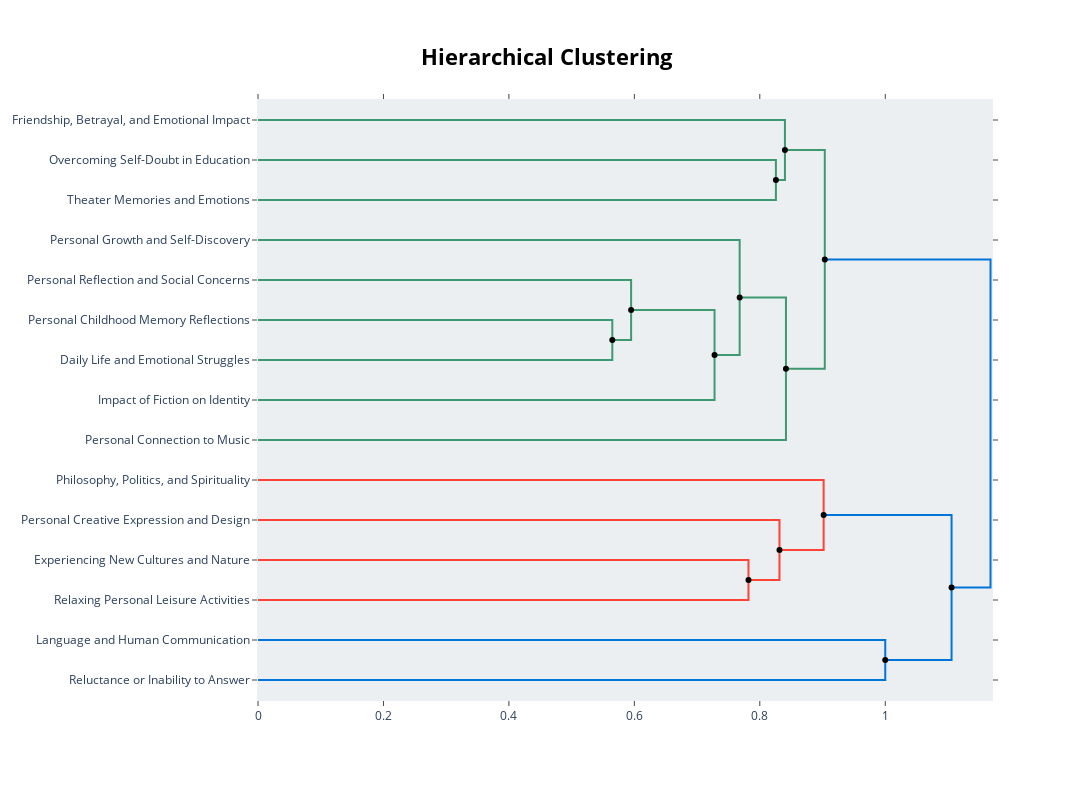
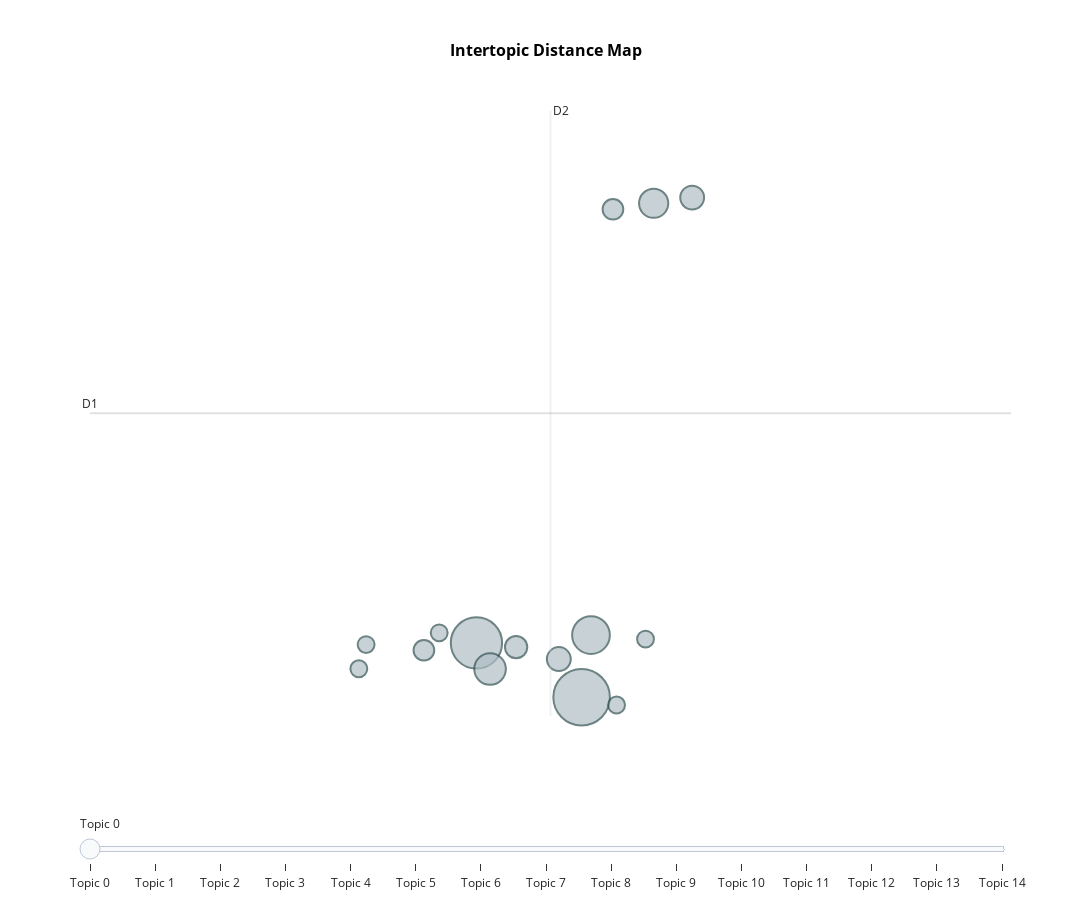
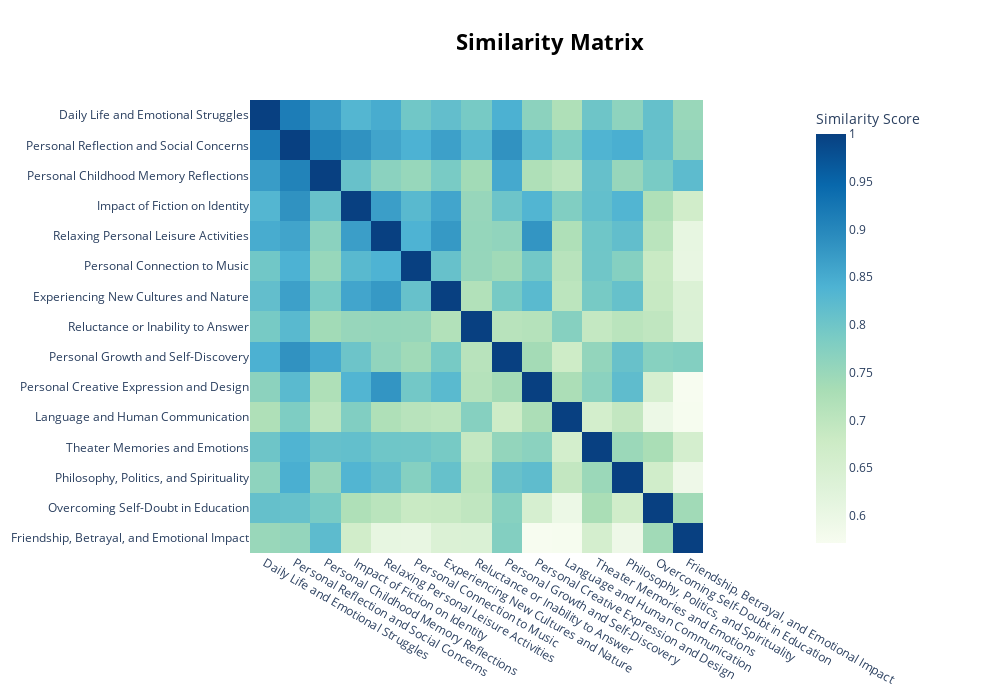
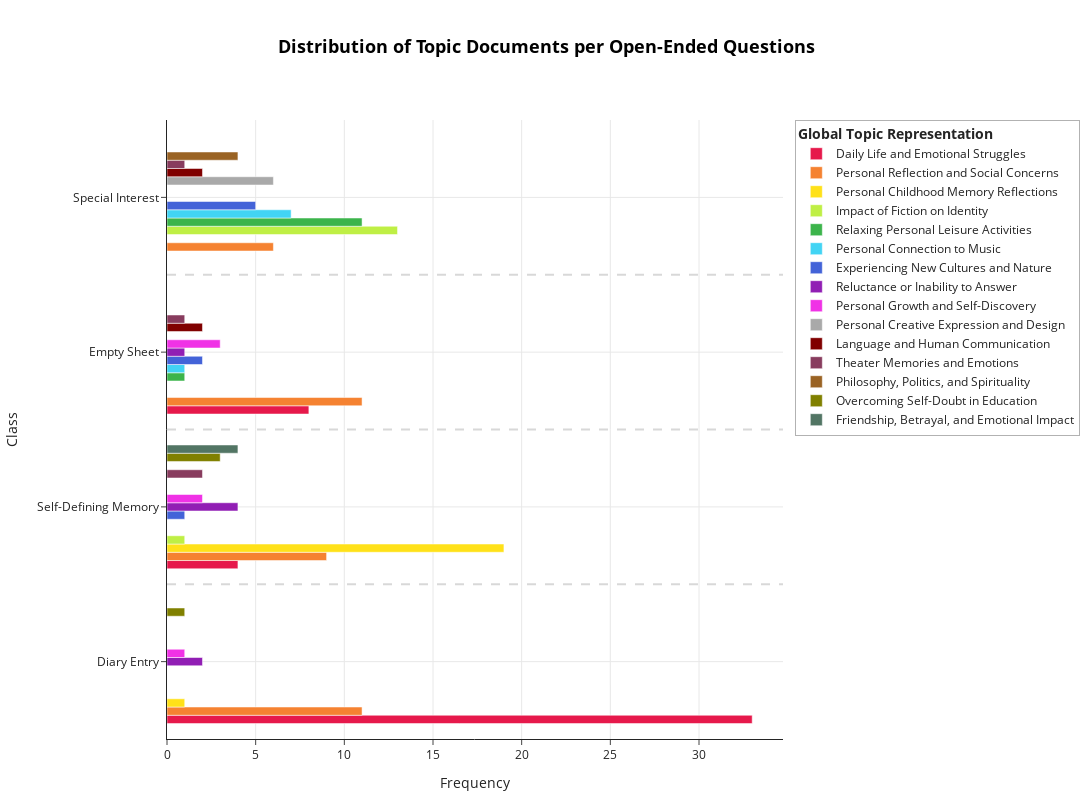

Notebook cell for these charts, in order:
### Code cell
process_group(group_name, folder)

### Figure 1 — Plotly figure (JSON) as saved in the notebook; plotly's stock layout.template omitted (floating-point values rounded to 4 significant figures)
{"data": [{"hoverinfo": "text", "marker": {"color": "rgb(61,153,112)"}, "mode": "lines", "text": ["Overcoming Self-Doubt in Education", "", "", "Theater Memories and Emotions"], "type": "scatter", "x": [0.0, 0.8257, 0.8257, 0.0], "xaxis": "x", "y": [-15.0, -15.0, -25.0, -25.0], "yaxis": "y"}, {"hoverinfo": "text", "marker": {"color": "rgb(61,153,112)"}, "mode": "lines", "text": ["Friendship, Betrayal, and Emotional Impact", "", "", "nunca_fazer_capaz_aulas_conseguir"], "type": "scatter", "x": [0.0, 0.8401, 0.8401, 0.8257], "xaxis": "x", "y": [-5.0, -5.0, -20.0, -20.0], "yaxis": "y"}, {"hoverinfo": "text", "marker": {"color": "rgb(61,153,112)"}, "mode": "lines", "text": ["Personal Childhood Memory Reflections", "", "", "Daily Life and Emotional Struggles"], "type": "scatter", "x": [0.0, 0.5649, 0.5649, 0.0], "xaxis": "x", "y": [-55.0, -55.0, -65.0, -65.0], "yaxis": "y"}, {"hoverinfo": "text", "marker": {"color": "rgb(61,153,112)"}, "mode": "lines", "text": ["Personal Reflection and Social Concerns", "", "", "hoje_dia_fazer_porque_trabalho"], "type": "scatter", "x": [0.0, 0.5948, 0.5948, 0.5649], "xaxis": "x", "y": [-45.0, -45.0, -60.0, -60.0], "yaxis": "y"}, {"hoverinfo": "text", "marker": {"color": "rgb(61,153,112)"}, "mode": "lines", "text": ["dia_fazer_hoje_porque_trabalho", "", "", "Impact of Fiction on Identity"], "type": "scatter", "x": [0.5948, 0.7278, 0.7278, 0.0], "xaxis": "x", "y": [-52.5, -52.5, -75.0, -75.0], "yaxis": "y"}, {"hoverinfo": "text", "marker": {"color": "rgb(61,153,112)"}, "mode": "lines", "text": ["Personal Growth and Self-Discovery", "", "", "porque_dia_fazer_hoje_sempre"], "type": "scatter", "x": [0.0, 0.7679, 0.7679, 0.7278], "xaxis": "x", "y": [-35.0, -35.0, -63.75, -63.75], "yaxis": "y"}, {"hoverinfo": "text", "marker": {"color": "rgb(61,153,112)"}, "mode": "lines", "text": ["porque_dia_fazer_hoje_sempre", "", "", "Personal Connection to Music"], "type": "scatter", "x": [0.7679, 0.8417, 0.8417, 0.0], "xaxis": "x", "y": [-49.38, -49.38, -85.0, -85.0], "yaxis": "y"}, {"hoverinfo": "text", "marker": {"color": "rgb(61,153,112)"}, "mode": "lines", "text": ["queria_nunca_nada_fazer_aulas", "", "", "porque_fazer_dia_hoje_sempre"], "type": "scatter", "x": [0.8401, 0.9036, 0.9036, 0.8417], "xaxis": "x", "y": [-12.5, -12.5, -67.19, -67.19], "yaxis": "y"}, {"hoverinfo": "text", "marker": {"color": "rgb(255,65,54)"}, "mode": "lines", "text": ["Experiencing New Cultures and Nature", "", "", "Relaxing Personal Leisure Activities"], "type": "scatter", "x": [0.0, 0.7819, 0.7819, 0.0], "xaxis": "x", "y": [-115.0, -115.0, -125.0, -125.0], "yaxis": "y"}, {"hoverinfo": "text", "marker": {"color": "rgb(255,65,54)"}, "mode": "lines", "text": ["Personal Creative Expression and Design", "", "", "viajar_gosto_adoro_sentir_novas"], "type": "scatter", "x": [0.0, 0.8314, 0.8314, 0.7819], "xaxis": "x", "y": [-105.0, -105.0, -120.0, -120.0], "yaxis": "y"}, {"hoverinfo": "text", "marker": {"color": "rgb(255,65,54)"}, "mode": "lines", "text": ["Philosophy, Politics, and Spirituality", "", "", "gosto_adoro_viajar_sentir_novas"], "type": "scatter", "x": [0.0, 0.9018, 0.9018, 0.8314], "xaxis": "x", "y": [-95.0, -95.0, -112.5, -112.5], "yaxis": "y"}, {"hoverinfo": "text", "marker": {"color": "rgb(0,116,217)"}, "mode": "lines", "text": ["Language and Human Communication", "", "", "Reluctance or Inability to Answer"], "type": "scatter", "x": [0.0, 1.0, 1.0, 0.0], "xaxis": "x", "y": [-135.0, -135.0, -145.0, -145.0], "yaxis": "y"}, {"hoverinfo": "text", "marker": {"color": "rgb(0,116,217)"}, "mode": "lines", "text": ["gosto_adoro_viajar_sentir_novas", "", "", "responder_prefiro_biblioteca_nenhuma_escrita"], "type": "scatter", "x": [0.9018, 1.106, 1.106, 1.0], "xaxis": "x", "y": [-103.8, -103.8, -140.0, -140.0], "yaxis": "y"}, {"hoverinfo": "text", "marker": {"color": "rgb(0,116,217)"}, "mode": "lines", "text": ["fazer_porque_dia_hoje_sempre", "", "", "gosto_adoro_viajar_sentir_pessoas"], "type": "scatter", "x": [0.9036, 1.168, 1.168, 1.106], "xaxis": "x", "y": [-39.84, -39.84, -121.9, -121.9], "yaxis": "y"}, {"hoverinfo": "text", "hovertext": ["dia_fazer_hoje_porque_trabalho", "porque_dia_fazer_hoje_sempre", "queria_nunca_nada_fazer_aulas", "gosto_adoro_viajar_sentir_novas", "fazer_porque_dia_hoje_sempre"], "marker": {"color": "black"}, "mode": "markers", "showlegend": false, "type": "scatter", "x": [0.5948, 0.7679, 0.8401, 0.9018, 0.9036], "y": [-52.5, -49.38, -12.5, -103.8, -39.84]}, {"hoverinfo": "text", "hovertext": ["nunca_fazer_capaz_aulas_conseguir", "hoje_dia_fazer_porque_trabalho", "porque_dia_fazer_hoje_sempre", "porque_fazer_dia_hoje_sempre", "viajar_gosto_adoro_sentir_novas", "gosto_adoro_viajar_sentir_novas", "responder_prefiro_biblioteca_nenhuma_escrita", "gosto_adoro_viajar_sentir_pessoas"], "marker": {"color": "black"}, "mode": "markers", "showlegend": false, "type": "scatter", "x": [0.8257, 0.5649, 0.7278, 0.8417, 0.7819, 0.8314, 1, 1.106], "y": [-20, -60, -63.75, -67.19, -120, -112.5, -140, -121.9]}], "layout": {"autosize": false, "height": 800, "hoverlabel": {"bgcolor": "white", "font": {"family": "Rockwell", "size": 16}}, "hovermode": "closest", "margin": {"b": 100, "l": 100, "r": 100, "t": 100}, "plot_bgcolor": "#ECEFF1", "showlegend": false, "title": {"font": {"color": "Black", "size": 22}, "text": "<b>Hierarchical Clustering</b>", "x": 0.5, "xanchor": "center", "yanchor": "top"}, "width": 1400, "xaxis": {"mirror": "allticks", "rangemode": "tozero", "showgrid": false, "showline": true, "showticklabels": true, "ticks": "outside", "type": "linear", "zeroline": false}, "yaxis": {"mirror": "allticks", "range": [-150, 0], "rangemode": "tozero", "showgrid": false, "showline": true, "showticklabels": true, "tickmode": "array", "ticks": "outside", "ticktext": ["Friendship, Betrayal, and Emotional Impact", "Overcoming Self-Doubt in Education", "Theater Memories and Emotions", "Personal Growth and Self-Discovery", "Personal Reflection and Social Concerns", "Personal Childhood Memory Reflections", "Daily Life and Emotional Struggles", "Impact of Fiction on Identity", "Personal Connection to Music", "Philosophy, Politics, and Spirituality", "Personal Creative Expression and Design", "Experiencing New Cultures and Nature", "Relaxing Personal Leisure Activities", "Language and Human Communication", "Reluctance or Inability to Answer"], "tickvals": [-5, -15, -25, -35, -45, -55, -65, -75, -85, -95, -105, -115, -125, -135, -145], "type": "linear", "zeroline": false}}}

### Figure 2 — Plotly figure (JSON) as saved in the notebook; plotly's stock layout.template omitted (floating-point values rounded to 4 significant figures)
{"data": [{"customdata": [[0, "Daily Life and Emotional Struggles", 45], [1, "Personal Reflection and Social Concerns", 37], [2, "Personal Childhood Memory Reflections", 20], [3, "Impact of Fiction on Identity", 14], [4, "Relaxing Personal Leisure Activities", 12], [5, "Personal Connection to Music", 8], [6, "Experiencing New Cultures and Nature", 8], [7, "Reluctance or Inability to Answer", 7], [8, "Personal Growth and Self-Discovery", 6], [9, "Personal Creative Expression and Design", 6], [10, "Language and Human Communication", 4], [11, "Theater Memories and Emotions", 4], [12, "Philosophy, Politics, and Spirituality", 4], [13, "Overcoming Self-Doubt in Education", 4], [14, "Friendship, Betrayal, and Emotional Impact", 4]], "hovertemplate": "<b>Topic %{customdata[0]}</b><br>%{customdata[1]}<br>Size: %{customdata[2]}", "legendgroup": "", "marker": {"color": "#B0BEC5", "line": {"color": "DarkSlateGrey", "width": 2}, "size": [45, 37, 20, 14, 12, 8, 8, 7, 6, 6, 4, 4, 4, 4, 4], "sizemode": "area", "sizeref": 0.02813, "symbol": "circle"}, "mode": "markers", "name": "", "orientation": "v", "showlegend": false, "type": "scatter", "x": [14.33, 13.59, 14.4, 13.68, 14.85, 14.17, 15.12, 13.87, 13.21, 14.56, 12.8, 13.32, 12.75, 14.58, 14.79], "xaxis": "x", "y": [3.874, 6.482, 6.861, 5.229, 27.6, 5.711, 27.87, 6.284, 6.133, 27.31, 6.403, 6.969, 5.243, 3.501, 6.667], "yaxis": "y"}], "layout": {"annotations": [{"showarrow": false, "text": "D1", "x": 10.84, "y": 17.51, "yshift": 10}, {"showarrow": false, "text": "D2", "x": 14.11, "xshift": 10, "y": 32.05}], "height": 900, "hoverlabel": {"bgcolor": "white", "font": {"family": "Rockwell", "size": 16}}, "legend": {"itemsizing": "constant", "tracegroupgap": 0}, "margin": {"b": 80, "l": 80, "r": 80, "t": 100}, "shapes": [{"line": {"color": "#CFD8DC", "width": 2}, "type": "line", "x0": 14.11, "x1": 14.11, "y0": 2.976, "y1": 32.05}, {"line": {"color": "#9E9E9E", "width": 2}, "type": "line", "x0": 10.84, "x1": 17.39, "y0": 17.51, "y1": 17.51}], "sliders": [{"active": 0, "pad": {"t": 50}, "steps": [{"args": [{"marker.color": [["red", "#B0BEC5", "#B0BEC5", "#B0BEC5", "#B0BEC5", "#B0BEC5", "#B0BEC5", "#B0BEC5", "#B0BEC5", "#B0BEC5", "#B0BEC5", "#B0BEC5", "#B0BEC5", "#B0BEC5", "#B0BEC5"]]}], "label": "Topic 0", "method": "update"}, {"args": [{"marker.color": [["#B0BEC5", "red", "#B0BEC5", "#B0BEC5", "#B0BEC5", "#B0BEC5", "#B0BEC5", "#B0BEC5", "#B0BEC5", "#B0BEC5", "#B0BEC5", "#B0BEC5", "#B0BEC5", "#B0BEC5", "#B0BEC5"]]}], "label": "Topic 1", "method": "update"}, {"args": [{"marker.color": [["#B0BEC5", "#B0BEC5", "red", "#B0BEC5", "#B0BEC5", "#B0BEC5", "#B0BEC5", "#B0BEC5", "#B0BEC5", "#B0BEC5", "#B0BEC5", "#B0BEC5", "#B0BEC5", "#B0BEC5", "#B0BEC5"]]}], "label": "Topic 2", "method": "update"}, {"args": [{"marker.color": [["#B0BEC5", "#B0BEC5", "#B0BEC5", "red", "#B0BEC5", "#B0BEC5", "#B0BEC5", "#B0BEC5", "#B0BEC5", "#B0BEC5", "#B0BEC5", "#B0BEC5", "#B0BEC5", "#B0BEC5", "#B0BEC5"]]}], "label": "Topic 3", "method": "update"}, {"args": [{"marker.color": [["#B0BEC5", "#B0BEC5", "#B0BEC5", "#B0BEC5", "red", "#B0BEC5", "#B0BEC5", "#B0BEC5", "#B0BEC5", "#B0BEC5", "#B0BEC5", "#B0BEC5", "#B0BEC5", "#B0BEC5", "#B0BEC5"]]}], "label": "Topic 4", "method": "update"}, {"args": [{"marker.color": [["#B0BEC5", "#B0BEC5", "#B0BEC5", "#B0BEC5", "#B0BEC5", "red", "#B0BEC5", "#B0BEC5", "#B0BEC5", "#B0BEC5", "#B0BEC5", "#B0BEC5", "#B0BEC5", "#B0BEC5", "#B0BEC5"]]}], "label": "Topic 5", "method": "update"}, {"args": [{"marker.color": [["#B0BEC5", "#B0BEC5", "#B0BEC5", "#B0BEC5", "#B0BEC5", "#B0BEC5", "red", "#B0BEC5", "#B0BEC5", "#B0BEC5", "#B0BEC5", "#B0BEC5", "#B0BEC5", "#B0BEC5", "#B0BEC5"]]}], "label": "Topic 6", "method": "update"}, {"args": [{"marker.color": [["#B0BEC5", "#B0BEC5", "#B0BEC5", "#B0BEC5", "#B0BEC5", "#B0BEC5", "#B0BEC5", "red", "#B0BEC5", "#B0BEC5", "#B0BEC5", "#B0BEC5", "#B0BEC5", "#B0BEC5", "#B0BEC5"]]}], "label": "Topic 7", "method": "update"}, {"args": [{"marker.color": [["#B0BEC5", "#B0BEC5", "#B0BEC5", "#B0BEC5", "#B0BEC5", "#B0BEC5", "#B0BEC5", "#B0BEC5", "red", "#B0BEC5", "#B0BEC5", "#B0BEC5", "#B0BEC5", "#B0BEC5", "#B0BEC5"]]}], "label": "Topic 8", "method": "update"}, {"args": [{"marker.color": [["#B0BEC5", "#B0BEC5", "#B0BEC5", "#B0BEC5", "#B0BEC5", "#B0BEC5", "#B0BEC5", "#B0BEC5", "#B0BEC5", "red", "#B0BEC5", "#B0BEC5", "#B0BEC5", "#B0BEC5", "#B0BEC5"]]}], "label": "Topic 9", "method": "update"}, {"args": [{"marker.color": [["#B0BEC5", "#B0BEC5", "#B0BEC5", "#B0BEC5", "#B0BEC5", "#B0BEC5", "#B0BEC5", "#B0BEC5", "#B0BEC5", "#B0BEC5", "red", "#B0BEC5", "#B0BEC5", "#B0BEC5", "#B0BEC5"]]}], "label": "Topic 10", "method": "update"}, {"args": [{"marker.color": [["#B0BEC5", "#B0BEC5", "#B0BEC5", "#B0BEC5", "#B0BEC5", "#B0BEC5", "#B0BEC5", "#B0BEC5", "#B0BEC5", "#B0BEC5", "#B0BEC5", "red", "#B0BEC5", "#B0BEC5", "#B0BEC5"]]}], "label": "Topic 11", "method": "update"}, {"args": [{"marker.color": [["#B0BEC5", "#B0BEC5", "#B0BEC5", "#B0BEC5", "#B0BEC5", "#B0BEC5", "#B0BEC5", "#B0BEC5", "#B0BEC5", "#B0BEC5", "#B0BEC5", "#B0BEC5", "red", "#B0BEC5", "#B0BEC5"]]}], "label": "Topic 12", "method": "update"}, {"args": [{"marker.color": [["#B0BEC5", "#B0BEC5", "#B0BEC5", "#B0BEC5", "#B0BEC5", "#B0BEC5", "#B0BEC5", "#B0BEC5", "#B0BEC5", "#B0BEC5", "#B0BEC5", "#B0BEC5", "#B0BEC5", "red", "#B0BEC5"]]}], "label": "Topic 13", "method": "update"}, {"args": [{"marker.color": [["#B0BEC5", "#B0BEC5", "#B0BEC5", "#B0BEC5", "#B0BEC5", "#B0BEC5", "#B0BEC5", "#B0BEC5", "#B0BEC5", "#B0BEC5", "#B0BEC5", "#B0BEC5", "#B0BEC5", "#B0BEC5", "red"]]}], "label": "Topic 14", "method": "update"}]}], "title": {"font": {"color": "Black", "size": 16}, "text": "<b>Intertopic Distance Map</b>", "x": 0.5, "xanchor": "center", "y": 0.95, "yanchor": "top"}, "width": 1200, "xaxis": {"anchor": "y", "automargin": true, "domain": [0, 1], "gridcolor": "rgba(0,0,0,0.1)", "showgrid": true, "title": {"text": ""}, "visible": false}, "yaxis": {"anchor": "x", "automargin": true, "domain": [0, 1], "gridcolor": "rgba(0,0,0,0.1)", "showgrid": true, "title": {"text": ""}, "visible": false}}}

### Figure 3 — Plotly figure (JSON) as saved in the notebook; plotly's stock layout.template omitted (floating-point values rounded to 4 significant figures; data arrays with more than 128 entries replaced by an {"elided": "..."} marker saying what was removed)
{"data": [{"coloraxis": "coloraxis", "hovertemplate": "x: %{x}<br>y: %{y}<br>Similarity Score: %{z}<extra></extra>", "name": "0", "type": "heatmap", "x": ["Daily Life and Emotional Struggles", "Personal Reflection and Social Concerns", "Personal Childhood Memory Reflections", "Impact of Fiction on Identity", "Relaxing Personal Leisure Activities", "Personal Connection to Music", "Experiencing New Cultures and Nature", "Reluctance or Inability to Answer", "Personal Growth and Self-Discovery", "Personal Creative Expression and Design", "Language and Human Communication", "Theater Memories and Emotions", "Philosophy, Politics, and Spirituality", "Overcoming Self-Doubt in Education", "Friendship, Betrayal, and Emotional Impact"], "xaxis": "x", "y": ["Daily Life and Emotional Struggles", "Personal Reflection and Social Concerns", "Personal Childhood Memory Reflections", "Impact of Fiction on Identity", "Relaxing Personal Leisure Activities", "Personal Connection to Music", "Experiencing New Cultures and Nature", "Reluctance or Inability to Answer", "Personal Growth and Self-Discovery", "Personal Creative Expression and Design", "Language and Human Communication", "Theater Memories and Emotions", "Philosophy, Politics, and Spirituality", "Overcoming Self-Doubt in Education", "Friendship, Betrayal, and Emotional Impact"], "yaxis": "y", "z": {"elided": "15x15 float values"}}], "layout": {"coloraxis": {"colorbar": {"title": {"text": "Similarity Score"}}, "colorscale": [[0, "rgb(247,252,240)"], [0.125, "rgb(224,243,219)"], [0.25, "rgb(204,235,197)"], [0.375, "rgb(168,221,181)"], [0.5, "rgb(123,204,196)"], [0.625, "rgb(78,179,211)"], [0.75, "rgb(43,140,190)"], [0.875, "rgb(8,104,172)"], [1, "rgb(8,64,129)"]]}, "height": 700, "hoverlabel": {"bgcolor": "white", "font": {"family": "Rockwell", "size": 16}}, "legend": {"title": {"text": "Trend"}}, "margin": {"b": 120, "l": 120, "r": 80, "t": 100}, "showlegend": true, "title": {"font": {"color": "Black", "size": 22}, "text": "<b>Similarity Matrix</b>", "x": 0.55, "xanchor": "center", "y": 0.95, "yanchor": "top"}, "width": 1000, "xaxis": {"anchor": "y", "constrain": "domain", "domain": [0, 1], "scaleanchor": "y"}, "yaxis": {"anchor": "x", "autorange": "reversed", "constrain": "domain", "domain": [0, 1]}}}

### Figure 4 — Plotly figure (JSON) as saved in the notebook; plotly's stock layout.template omitted (floating-point values rounded to 4 significant figures)
{"data": [{"hoverinfo": "text", "hovertext": ["<b>Topic 0</b><br>Words: dia, hoje, trabalho, fazer, porque", "<b>Topic 0</b><br>Words: pai, disse, filme, situação, ir", "<b>Topic 0</b><br>Words: the, quero, fazer, dormir, you"], "marker": {"color": "#e6194b"}, "name": "Daily Life and Emotional Struggles", "orientation": "h", "type": "bar", "visible": true, "x": [33, 4, 8], "y": ["Diary Entry", "Self-Defining Memory", "Empty Sheet"]}, {"hoverinfo": "text", "hovertext": ["<b>Topic 1</b><br>Words: pessoas, feminino, futebol, mulher, mulheres", "<b>Topic 1</b><br>Words: dia, momentos, perceber, algum, mau", "<b>Topic 1</b><br>Words: lembro, memórias, memória, odeio, sempre", "<b>Topic 1</b><br>Words: cabeça, sempre, atenção, pessoas, algo"], "marker": {"color": "#f58231"}, "name": "Personal Reflection and Social Concerns", "orientation": "h", "type": "bar", "visible": true, "x": [6, 11, 9, 11], "y": ["Special Interest", "Diary Entry", "Self-Defining Memory", "Empty Sheet"]}, {"hoverinfo": "text", "hovertext": ["<b>Topic 2</b><br>Words: responder, verdade, telemóvel, alunos, nisto", "<b>Topic 2</b><br>Words: memória, lembro, anos, mãe, dizer"], "marker": {"color": "#ffe119"}, "name": "Personal Childhood Memory Reflections", "orientation": "h", "type": "bar", "visible": true, "x": [1, 19], "y": ["Diary Entry", "Self-Defining Memory"]}, {"hoverinfo": "text", "hovertext": ["<b>Topic 3</b><br>Words: ler, músicas, história, forma, interesse", "<b>Topic 3</b><br>Words: livros, ler, interesses, dúvida, sempre"], "marker": {"color": "#bfef45"}, "name": "Impact of Fiction on Identity", "orientation": "h", "type": "bar", "visible": true, "x": [13, 1], "y": ["Special Interest", "Self-Defining Memory"]}, {"hoverinfo": "text", "hovertext": ["<b>Topic 4</b><br>Words: gosto, adoro, cozinhar, acalma, porque", "<b>Topic 4</b><br>Words: liga, lista, cozinhar, odeio, ontem"], "marker": {"color": "#3cb44b"}, "name": "Relaxing Personal Leisure Activities", "orientation": "h", "type": "bar", "visible": true, "x": [11, 1], "y": ["Special Interest", "Empty Sheet"]}, {"hoverinfo": "text", "hovertext": ["<b>Topic 5</b><br>Words: música, ouvir, enquanto, tanto, consigo", "<b>Topic 5</b><br>Words: encontro, tocar, crianças, horário, entanto"], "marker": {"color": "#42d4f4"}, "name": "Personal Connection to Music", "orientation": "h", "type": "bar", "visible": true, "x": [7, 1], "y": ["Special Interest", "Empty Sheet"]}, {"hoverinfo": "text", "hovertext": ["<b>Topic 6</b><br>Words: viajar, novas, maioria pessoas, visitar, gosto", "<b>Topic 6</b><br>Words: todo mundo, centro, viajar, todo, faculdade", "<b>Topic 6</b><br>Words: silêncio, sentir, fundo, vezes, sensação"], "marker": {"color": "#4363d8"}, "name": "Experiencing New Cultures and Nature", "orientation": "h", "type": "bar", "visible": true, "x": [5, 1, 2], "y": ["Special Interest", "Self-Defining Memory", "Empty Sheet"]}, {"hoverinfo": "text", "hovertext": ["<b>Topic 7</b><br>Words: responder, prefiro, ocorre, pergunta, nenhuma", "<b>Topic 7</b><br>Words: responder, prefiro, nenhuma, momento, tão", "<b>Topic 7</b><br>Words: responder, prefiro, nenhuma, ocorre, pergunta"], "marker": {"color": "#911eb4"}, "name": "Reluctance or Inability to Answer", "orientation": "h", "type": "bar", "visible": true, "x": [2, 4, 1], "y": ["Diary Entry", "Self-Defining Memory", "Empty Sheet"]}, {"hoverinfo": "text", "hovertext": ["<b>Topic 8</b><br>Words: caminho, nova, faz, confusão, psicóloga", "<b>Topic 8</b><br>Words: inglês, fez, viagem, tudo, sair", "<b>Topic 8</b><br>Words: gostava, filho, phda, apenas, sei"], "marker": {"color": "#f032e6"}, "name": "Personal Growth and Self-Discovery", "orientation": "h", "type": "bar", "visible": true, "x": [1, 2, 3], "y": ["Diary Entry", "Self-Defining Memory", "Empty Sheet"]}, {"hoverinfo": "text", "hovertext": ["<b>Topic 9</b><br>Words: utilizar, gosto, relacionado, transmitir, traço"], "marker": {"color": "#a9a9a9"}, "name": "Personal Creative Expression and Design", "orientation": "h", "type": "bar", "visible": true, "x": [6], "y": ["Special Interest"]}, {"hoverinfo": "text", "hovertext": ["<b>Topic 10</b><br>Words: biblioteca, escrita, pessoas, , ", "<b>Topic 10</b><br>Words: biblioteca, escrita, pessoas, , "], "marker": {"color": "#800000"}, "name": "Language and Human Communication", "orientation": "h", "type": "bar", "visible": true, "x": [2, 2], "y": ["Special Interest", "Empty Sheet"]}, {"hoverinfo": "text", "hovertext": ["<b>Topic 11</b><br>Words: 12, 12 anos, fazer outra, fazê, imaginar", "<b>Topic 11</b><br>Words: fotografias, professor, nunca, queria, volta", "<b>Topic 11</b><br>Words: imenso, gostava, conseguir, alguma forma, chorar"], "marker": {"color": "#883c5e"}, "name": "Theater Memories and Emotions", "orientation": "h", "type": "bar", "visible": true, "x": [1, 2, 1], "y": ["Special Interest", "Self-Defining Memory", "Empty Sheet"]}, {"hoverinfo": "text", "hovertext": ["<b>Topic 12</b><br>Words: política, gosto, vida, procura, acho interessante"], "marker": {"color": "#9a6324"}, "name": "Philosophy, Politics, and Spirituality", "orientation": "h", "type": "bar", "visible": true, "x": [4], "y": ["Special Interest"]}, {"hoverinfo": "text", "hovertext": ["<b>Topic 13</b><br>Words: inútil, capaz, estudo, futuro, conseguir", "<b>Topic 13</b><br>Words: capaz, exame, capacidades, mim, mostrar"], "marker": {"color": "#808000"}, "name": "Overcoming Self-Doubt in Education", "orientation": "h", "type": "bar", "visible": true, "x": [1, 3], "y": ["Diary Entry", "Self-Defining Memory"]}, {"hoverinfo": "text", "hovertext": ["<b>Topic 14</b><br>Words: amigo, falar, queria, mensagem, grupo"], "marker": {"color": "#527564"}, "name": "Friendship, Betrayal, and Emotional Impact", "orientation": "h", "type": "bar", "visible": true, "x": [4], "y": ["Self-Defining Memory"]}], "layout": {"height": 800, "hoverlabel": {"bgcolor": "white", "font": {"family": "Rockwell", "size": 16}}, "legend": {"bgcolor": "rgba(255,255,255,0.8)", "bordercolor": "rgba(0,0,0,0.3)", "borderwidth": 1, "orientation": "v", "title": {"text": "<b>Global Topic Representation"}, "x": 1.02, "xanchor": "left", "y": 1, "yanchor": "top"}, "margin": {"b": 60, "l": 150, "r": 100, "t": 120}, "paper_bgcolor": "white", "plot_bgcolor": "white", "shapes": [{"layer": "above", "line": {"color": "gray", "dash": "dash", "width": 2}, "type": "line", "x0": 0, "x1": 1, "xref": "paper", "y0": 0.5, "y1": 0.5, "yref": "y"}, {"layer": "above", "line": {"color": "gray", "dash": "dash", "width": 2}, "type": "line", "x0": 0, "x1": 1, "xref": "paper", "y0": 1.5, "y1": 1.5, "yref": "y"}, {"layer": "above", "line": {"color": "gray", "dash": "dash", "width": 2}, "type": "line", "x0": 0, "x1": 1, "xref": "paper", "y0": 2.5, "y1": 2.5, "yref": "y"}], "showlegend": true, "title": {"font": {"color": "Black", "size": 18}, "text": "<b>Distribution of Topic Documents per Open-Ended Questions</b>", "x": 0.5, "xanchor": "center", "y": 0.95, "yanchor": "top"}, "width": 1200, "xaxis": {"showgrid": true, "title": {"text": "Frequency"}}, "yaxis": {"showgrid": true, "title": {"text": "Class"}}}}
